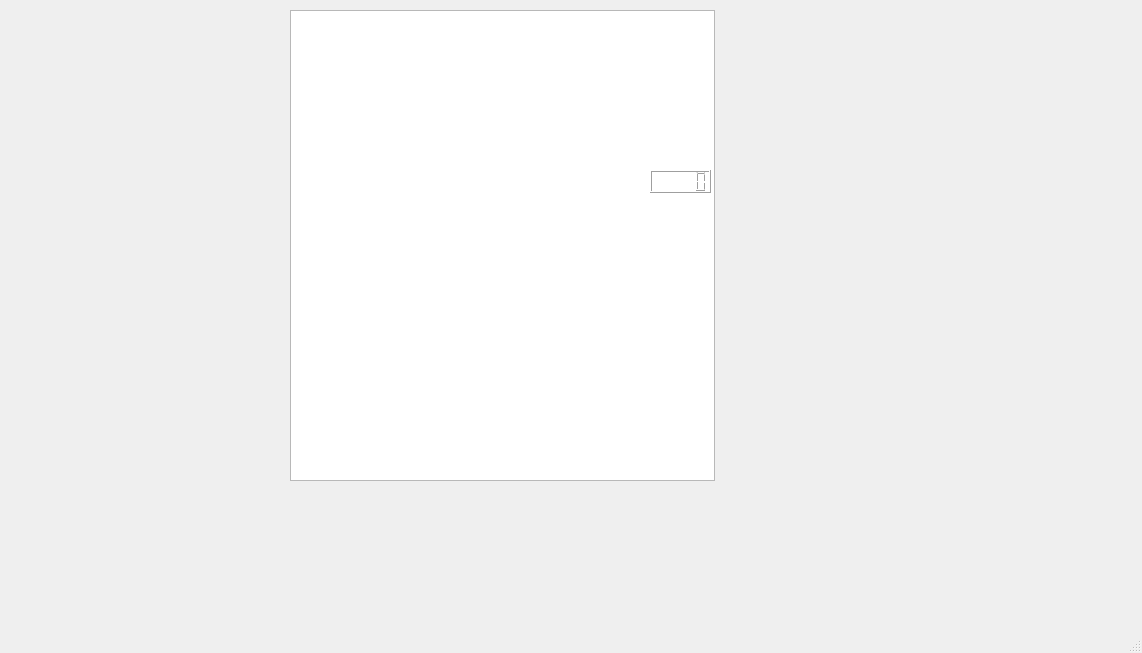
<?xml version="1.0" encoding="UTF-8"?>
<ui version="4.0">
 <class>MainWindow</class>
 <widget class="QMainWindow" name="MainWindow">
  <property name="geometry">
   <rect>
    <x>0</x>
    <y>0</y>
    <width>1142</width>
    <height>653</height>
   </rect>
  </property>
  <property name="windowTitle">
   <string>MainWindow</string>
  </property>
  <widget class="QWidget" name="centralwidget">
   <widget class="QGraphicsView" name="graphicsView">
    <property name="geometry">
     <rect>
      <x>290</x>
      <y>10</y>
      <width>425</width>
      <height>471</height>
     </rect>
    </property>
   </widget>
   <widget class="QLCDNumber" name="lcdScore">
    <property name="geometry">
     <rect>
      <x>650</x>
      <y>170</y>
      <width>61</width>
      <height>23</height>
     </rect>
    </property>
   </widget>
  </widget>
  <widget class="QMenuBar" name="menubar">
   <property name="geometry">
    <rect>
     <x>0</x>
     <y>0</y>
     <width>1142</width>
     <height>25</height>
    </rect>
   </property>
  </widget>
  <widget class="QStatusBar" name="statusbar"/>
 </widget>
 <resources/>
 <connections/>
</ui>
